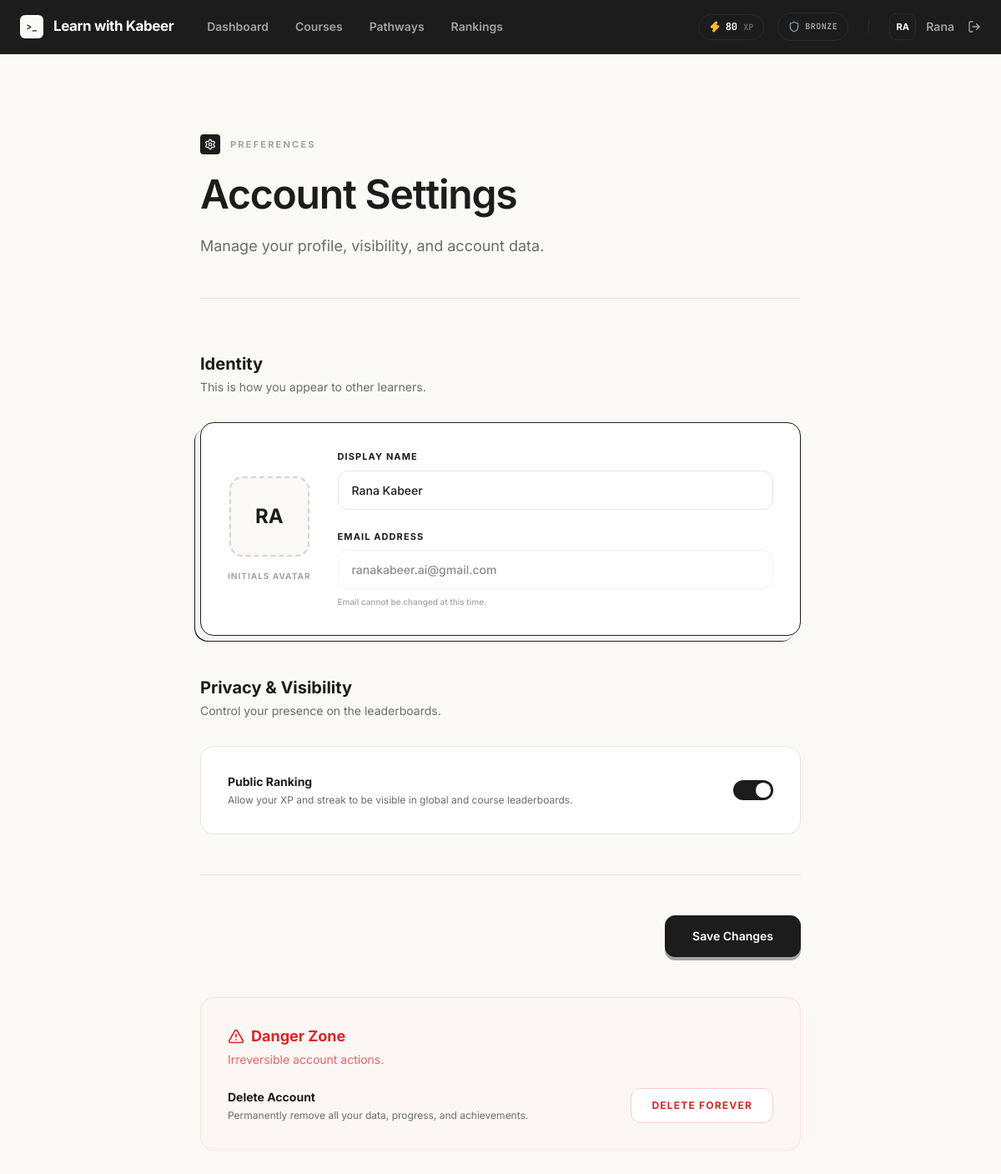
The app's page /settings (signed in) with its own data.
### tables this page shows
CREATE TABLE users (
            id INTEGER PRIMARY KEY AUTOINCREMENT,
            name TEXT NOT NULL,
            email TEXT NOT NULL UNIQUE,
            password_hash TEXT NOT NULL,
            is_admin INTEGER NOT NULL DEFAULT 0,
            created_at TEXT NOT NULL DEFAULT CURRENT_TIMESTAMP
        , total_xp INTEGER NOT NULL DEFAULT 0, streak_current INTEGER NOT NULL DEFAULT 0, streak_max INTEGER NOT NULL DEFAULT 0, last_activity_at TEXT, league TEXT NOT NULL DEFAULT 'Bronze', privacy_public INTEGER NOT NULL DEFAULT 1);

### app.py (the view, shortened to what this page needs)
@app.route("/settings", methods=("GET", "POST"))
@login_required
def settings():
    user_stats = database.get_user_stats(g.user["id"])
    return render_template("auth/settings.html", user_stats=user_stats)

### app.py (called while the page is built)
def login_required(view):
    @wraps(view)
    def wrapped_view(**kwargs):
        if g.user is None:
            flash("Sign in to save your progress.", "info")
            return redirect(url_for("login", next=request.path))
        return view(**kwargs)
    return wrapped_view

@app.before_request
def load_logged_in_user():
    user_id = session.get("user_id")
    g.user = database.get_user_by_id(user_id) if user_id else None

@app.context_processor
def inject_template_helpers():
    return {
        "current_user": g.get("user"),
        "lesson_url": lesson_url,
    }

### database.py (called while the page is built)
def get_db():
    if "db" not in g:
        g.db = sqlite3.connect(current_app.config["DATABASE"])
        g.db.row_factory = sqlite3.Row
        g.db.execute("PRAGMA foreign_keys = ON")
    return g.db

def get_user_by_id(user_id):
    return get_db().execute("SELECT * FROM users WHERE id = ?", (user_id,)).fetchone()

def get_user_stats(user_id):
    user = get_user_by_id(user_id)
    if not user:
        return None
    return {
        "total_xp": user["total_xp"],
        "streak_current": user["streak_current"],
        "streak_max": user["streak_max"],
        "league": user["league"],
        "privacy_public": bool(user["privacy_public"])
    }

### templates/auth/settings.html (shortened to what this page needs)
{% extends "base.html" %}
{% block content %}
<link rel="stylesheet" href="{{ url_for('static', filename='css/settings.css') }}">
<main class="flex-1 overflow-y-auto bg-[#FAF9F6] font-sans selection:bg-[#1C1C1C] selection:text-white pb-32">
    <div class="mx-auto max-w-3xl px-6 py-12 lg:py-24">
        <header class="mb-16 border-b border-[#E5E5E5] pb-12">
            <div class="flex items-center gap-3 mb-6">
                <span class="flex h-6 w-6 items-center justify-center rounded bg-[#1C1C1C] text-[10px] font-bold text-white tracking-tighter">
                    <i data-lucide="settings" class="w-3.5 h-3.5"></i>
                </span>
                <span class="text-[11px] font-bold uppercase tracking-[0.2em] text-[#A3A3A3]">Preferences</span>
            </div>
            <h1 class="text-4xl font-semibold tracking-tight text-[#1C1C1C] sm:text-5xl">
                Account Settings
            </h1>
            <p class="mt-6 text-lg text-[#6B6B6B]">
                Manage your profile, visibility, and account data.
            </p>
        </header>
        <form action="{{ url_for('settings') }}" method="POST" class="space-y-12">
            <section class="settings-section">
                <div class="mb-8">
                    <h2 class="text-xl font-bold text-[#1C1C1C]">Identity</h2>
                    <p class="text-sm text-[#6B6B6B] mt-1">This is how you appear to other learners.</p>
                </div>
                <div class="rounded-2xl border border-[#1C1C1C] bg-white p-8 shadow-[-6px_6px_0_0_#F5F5F5,-7px_7px_0_0_#1C1C1C]">
                    <div class="flex flex-col gap-8 md:flex-row md:items-center">
                        <div class="flex flex-col items-center gap-4">
                            <div class="avatar-preview shadow-sm">
                                {{ current_user.name[:2].upper() }}
                            </div>
                            <span class="text-[10px] font-bold uppercase tracking-widest text-[#A3A3A3]">Initials Avatar</span>
                        </div>
                        <div class="flex-1 space-y-6">
                            <div>
                                <label for="name" class="block text-[11px] font-bold uppercase tracking-widest text-[#1C1C1C] mb-2">Display Name</label>
                                <input type="text" name="name" id="name" value="{{ current_user.name }}" class="settings-input" required>
                            </div>
                            <div>
                                <label class="block text-[11px] font-bold uppercase tracking-widest text-[#1C1C1C] mb-2">Email Address</label>
                                <input type="email" value="{{ current_user.email }}" class="settings-input opacity-50 cursor-not-allowed" disabled>
                                <p class="mt-2 text-[10px] font-medium text-[#A3A3A3]">Email cannot be changed at this time.</p>
                            </div>
                        </div>
                    </div>
                </div>
            </section>
            <section class="settings-section">
                <div class="mb-8">
                    <h2 class="text-xl font-bold text-[#1C1C1C]">Privacy & Visibility</h2>
                    <p class="text-sm text-[#6B6B6B] mt-1">Control your presence on the leaderboards.</p>
                </div>
                <div class="rounded-2xl border border-[#E5E5E5] bg-white p-8">
                    <div class="flex items-center justify-between">
                        <div>
                            <h3 class="text-sm font-bold text-[#1C1C1C]">Public Ranking</h3>
                            <p class="text-xs text-[#6B6B6B] mt-1">Allow your XP and streak to be visible in global and course leaderboards.</p>
                        </div>
                        <label class="privacy-toggle">
                            <span class="slider"></span>
                        </label>
                    </div>
                </div>
            </section>
            <div class="flex justify-end border-t border-[#E5E5E5] pt-12">
                <button type="submit" class="flex items-center justify-center rounded-xl border border-[#1C1C1C] bg-[#1C1C1C] px-8 py-3.5 text-sm font-semibold text-white shadow-[0_4px_0_0_#A3A3A3] transition-all hover:translate-y-[2px] hover:shadow-[0_2px_0_0_#A3A3A3] active:translate-y-[4px] active:shadow-none focus:outline-none">
                    Save Changes
                </button>
            </div>
        </form>
        <section class="danger-zone settings-section mt-24">
            <div class="mb-6">
                <h2 class="text-lg font-bold text-red-600 flex items-center gap-2">
                    <i data-lucide="alert-triangle" class="w-5 h-5"></i>
                    Danger Zone
                </h2>
                <p class="text-sm text-red-600/70 mt-1">Irreversible account actions.</p>
            </div>
            <div class="flex flex-col gap-6 md:flex-row md:items-center md:justify-between">
                <div>
                    <h3 class="text-sm font-bold text-[#1C1C1C]">Delete Account</h3>
                    <p class="text-xs text-[#6B6B6B] mt-1">Permanently remove all your data, progress, and achievements.</p>
                </div>
                <form id="delete-account-form" action="{{ url_for('delete_account') }}" method="POST">
                    <button type="button" onclick="confirmDeletion()" class="rounded-xl border border-red-200 bg-white px-6 py-3 text-xs font-bold uppercase tracking-widest text-red-600 transition-all hover:bg-red-50 hover:border-red-300 active:scale-95">
                        Delete Forever
                    </button>
                </form>
            </div>
        </section>
    </div>
</main>
{% endblock %}

### templates/base.html (shortened to what this page needs)
<!DOCTYPE html>
<html lang="en">
<head>
    <script src="https://cdn.tailwindcss.com?plugins=typography"></script>
</head>
<body class="h-screen overflow-hidden bg-gray-50 text-gray-900 font-sans antialiased flex flex-col">
    <nav class="sticky top-0 z-50 flex-none border-b border-[#2A2A2A] bg-[#1C1C1C] px-6 transition-all duration-300">
        <div class="mx-auto flex h-16 max-w-6xl items-center justify-between">
            <div class="flex items-center gap-10">
                <a href="/" class="flex items-center gap-3 group" aria-label="Learn with Kabeer home">
                    <div class="flex h-7 w-7 items-center justify-center rounded-[6px] bg-[#FAF9F6] font-mono text-[11px] font-bold text-[#1C1C1C] transition-transform duration-200 group-hover:scale-105">
                        &gt;_
                    </div>
                    <span class="font-sans text-[17px] font-bold tracking-tight text-[#FAF9F6]">Learn with Kabeer</span>
                </a>
                <div class="hidden items-center gap-8 text-sm font-semibold text-[#A3A3A3] md:flex">
                    {% if current_user %}
                        <a href="{{ url_for('home') }}" class="transition-colors hover:text-[#FAF9F6] ">Dashboard</a>
                        <a href="{{ url_for('courses') }}" class="transition-colors hover:text-[#FAF9F6] {% if request.endpoint == 'courses' %}text-[#FAF9F6]{% endif %}">Courses</a>
                        <a href="{{ url_for('career_paths') }}" class="transition-colors hover:text-[#FAF9F6] {% if request.endpoint == 'career_paths' %}text-[#FAF9F6]{% endif %}">Pathways</a>
                        <a href="{{ url_for('rankings') }}" class="transition-colors hover:text-[#FAF9F6] {% if request.endpoint == 'rankings' %}text-[#FAF9F6]{% endif %}">Rankings</a>
                    {% endif %}
                </div>
            </div>
            <div class="flex items-center gap-6">
                <div class="flex items-center gap-6 text-sm font-semibold text-[#A3A3A3]">
                    {% if current_user %}
                        <div class="hidden items-center gap-4 md:flex">
                            <div class="flex items-center gap-1.5 rounded-full border border-[#2A2A2A] bg-[#1C1C1C] px-3 py-1.5 shadow-inner">
                                <i data-lucide="zap" class="h-3.5 w-3.5 fill-amber-400 text-amber-400"></i>
                                <span class="font-mono text-xs font-bold text-white">{{ current_user.total_xp }} <span class="text-[10px] text-[#6B6B6B]">XP</span></span>
                            </div>
                            <div class="flex items-center gap-1.5 rounded-full border border-[#2A2A2A] bg-[#1C1C1C] px-3 py-1.5 shadow-inner">
                                <i data-lucide="shield" class="h-3.5 w-3.5 text-slate-400"></i>
                                <span class="font-mono text-[10px] font-bold uppercase tracking-wider text-[#A3A3A3]">{{ current_user.league }}</span>
                            </div>
                        </div>
                        <div class="flex items-center gap-4">
                            <a href="{{ url_for('settings') }}" class="group flex items-center gap-3 transition-colors hover:text-white">
                                <div class="flex h-8 w-8 items-center justify-center rounded-lg border border-[#2A2A2A] bg-[#1C1C1C] text-[11px] font-bold text-white transition-all group-hover:border-white/20">
                                    {{ current_user.name[:2].upper() }}
                                </div>
                                <span class="text-sm font-semibold">{{ current_user["name"].split(' ')[0] }}</span>
                            </a>
                            <form action="{{ url_for('logout') }}" method="post" class="inline">
                                <button type="submit" class="flex items-center gap-2 transition-colors hover:text-[#FAF9F6]" title="Sign Out">
                                    <i data-lucide="log-out" class="h-4 w-4"></i>
                                </button>
                            </form>
                        </div>
                    {% endif %}
                </div>
            </div>
        </div>
    </nav>
    {% block content %}{% endblock %}
</body>
</html>

### static/css/settings.css (style rules this page uses)
.settings-input { display: block; width: 100%; border-radius: 0.75rem; border: 1px solid #E5E5E5; background-color: white; padding: 0.75rem 1rem; font-size: 0.875rem; font-weight: 500; color: #1C1C1C; transition: all 0.2s ease; }
.avatar-preview { display: flex; height: 6rem; width: 6rem; align-items: center; justify-content: center; border-radius: 1rem; border: 2px dashed #D4D4D8; background-color: #FAF9F6; font-size: 1.5rem; font-weight: 700; color: #1C1C1C; transition: all 0.2s ease; }
.danger-zone { margin-top: 3rem; border-radius: 1rem; border: 1px solid #FEE2E2; background-color: rgba(254, 242, 242, 0.3); padding: 2rem; }
.privacy-toggle { position: relative; display: inline-block; width: 3rem; height: 1.5rem; }
.slider { position: absolute; cursor: pointer; top: 0; left: 0; right: 0; bottom: 0; background-color: #E5E5E5; transition: .4s; border-radius: 34px; }
.slider:before { position: absolute; content: ""; height: 1.1rem; width: 1.1rem; left: 0.2rem; bottom: 0.2rem; background-color: white; transition: .4s; border-radius: 50%; }
input:checked + .slider { background-color: #1C1C1C; }
input:checked + .slider:before { transform: translateX(1.5rem); }

### templates/base.html (style rules this page uses)
html { scroll-behavior: smooth; font-feature-settings: "ss03", "cv11"; }

### records on screen
users: total_xp "80", league "BRONZE", name "RA", name "Rana", name "Rana Kabeer", email "ranakabeer.ai@gmail.com"
